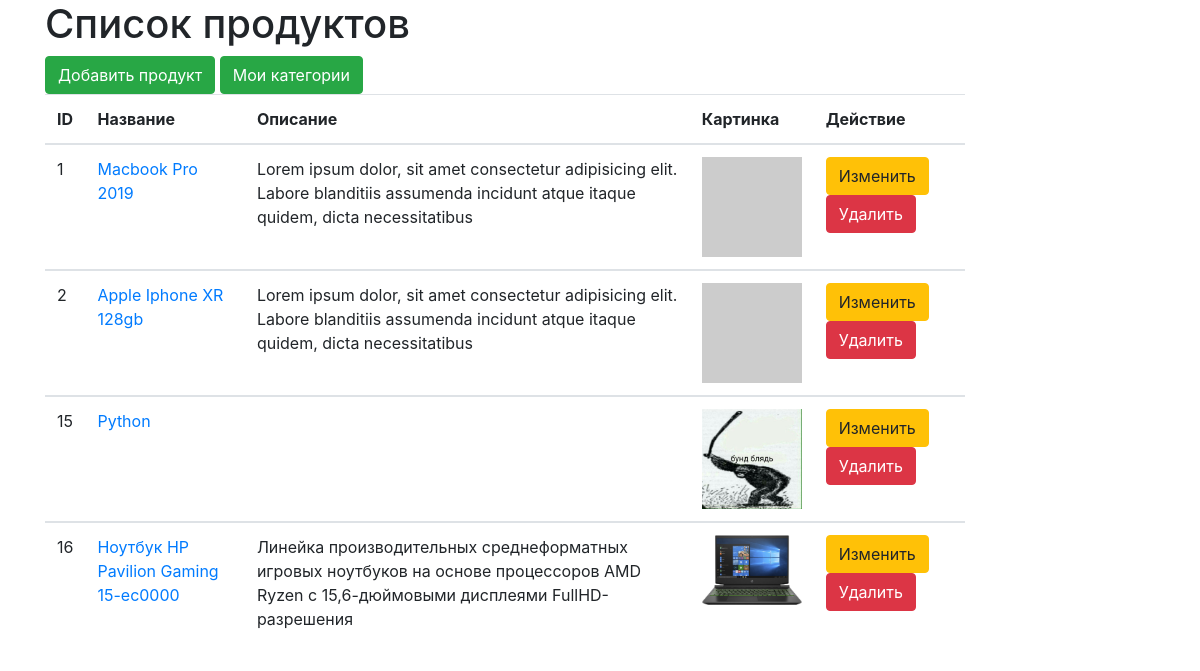
The page / on the database its author committed.
### tables this page shows
CREATE TABLE `product` (
  `id` int(11) NOT NULL,
  `title` varchar(255) NOT NULL,
  `description` varchar(255) NOT NULL,
  `image` varchar(255) DEFAULT NULL,
  `status` int(11) NOT NULL DEFAULT 0,
  `category_id` int(11) NOT NULL
);

### index.php (the view, shortened to what this page needs)
<?php
$driver = 'mysql';
$host = 'localhost';
$db_name = 'products_db';
$db_user = 'root';
$db_password = '';
$charset = 'utf8';
$options = [PDO::ATTR_ERRMODE => PDO::ERRMODE_EXCEPTION];
$dsn = "$driver:host=$host;dbname=$db_name;charset=$charset";
$pdo = new PDO($dsn,$db_user,$db_password,$options);
$sql = "SELECT * FROM product";
$statement = $pdo->query($sql);
$statement->execute();
$products = $statement->fetchAll(PDO::FETCH_ASSOC);
?>
<!DOCTYPE html>
<html lang="ru">
<head>
    <link rel="stylesheet" href="https://stackpath.bootstrapcdn.com/bootstrap/4.4.1/css/bootstrap.min.css">
</head>
<body>
    <div class="container">
        <div class="row">
            <div class="col-md-10">
                <h1>Список продуктов</h1>
                <a href="createProduct.php" class="btn btn-success">Добавить продукт</a>
                <a href="showCategories.php" class="btn btn-success">Мои категории</a>
                <table class="table">
                    <thead>
                        <tr>
                        <th>ID</th>
                        <th>Название</th>
                        <th>Описание</th>
                        <th>Картинка</th>
                        <th>Действие</th>
                        </tr>
                    </thead>
                    <?php foreach ($products as $product): ?>
                    <tbody>
                        <td><?= $product["id"]?></td>
                        <td><a href="showProduct.php"><?= $product["title"]?></a></td>
                        <td><?= $product["description"]?></td>
                        <td>
                            <img width="100" src="<?= $product["image"]?>" alt="product-image">
                        </td>
                        <td>
                            <a href="editProduct.php?id=<?= $product['id']?>" class="btn btn-warning">Изменить</a>
                            <a href="delete.php?id=<?= $product['id']?>" class="btn btn-danger" onclick="return confirm('Вы уверены?')">Удалить</a>
                        </td>
                    </tbody>
                    <?php endforeach; ?>
                </table>
            </div>
        </div>
    </div>
</body>
</html>

### rows shown on the page
product: id "1", title "Macbook Pro 2019", description "Lorem ipsum dolor, sit amet consectetur adipisicing elit. Labore blanditiis assumenda incidunt atque itaque quidem, dicta necessitatibus"
product: id "2", title "Apple Iphone XR 128gb", description "Lorem ipsum dolor, sit amet consectetur adipisicing elit. Labore blanditiis assumenda incidunt atque itaque quidem, dicta necessitatibus"
product: id "15", title "Python", image (picture)
product: id "16", title "Ноутбук HP Pavilion Gaming 15-ec0000", description "Линейка производительных среднеформатных игровых ноутбуков на основе процессоров AMD Ryzen с 15,6-дюймовыми дисплеями FullHD-разрешения", image (picture)
